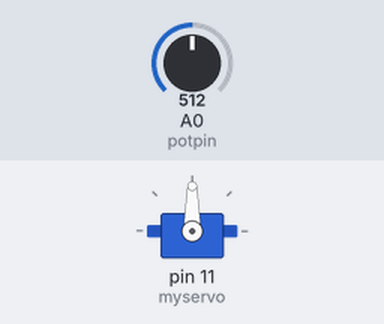
A sketch run on a simulated Arduino Uno, built with avr-gcc and run on an emulated ATmega328P. Shown: servo. The test bench sets the inputs (shaded band); at power-on: A0 (potpin) = 512.

Above: at 1.2 s.
1.3 s: A0 (potpin) set to 716
At 2.5 s:
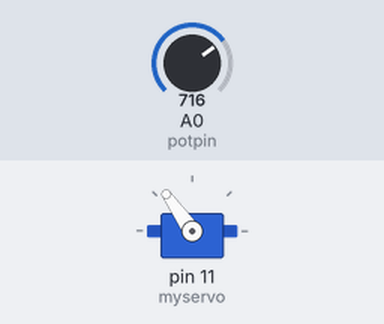
2.8 s: A0 (potpin) set to 900
At 3.5 s:
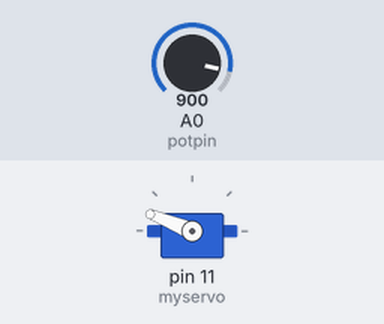
4.3 s: A0 (potpin) set to 1023
At 5.0 s:
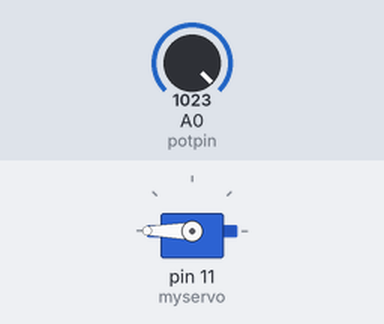
5.8 s: A0 (potpin) set to 306
At 7.0 s:
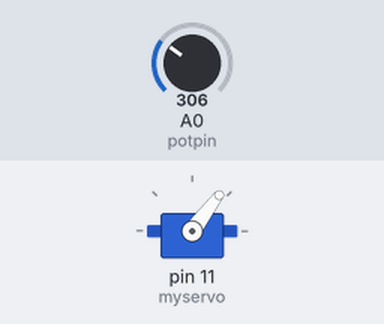
7.3 s: A0 (potpin) set to 122
At 8.5 s:
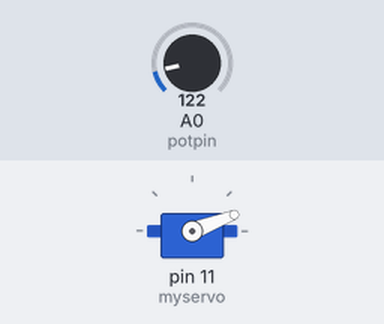
Timing chart, 0 to 9.8 s (numbered marks = the images above; inputs shaded):
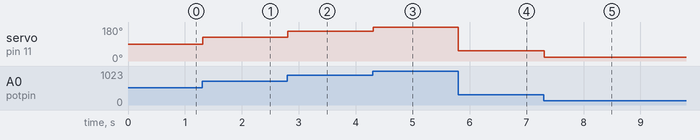

The sketch:

Pr_ctica_Motores.ino
```cpp
#include <Servo.h>

Servo myservo;

int potpin=0, val;

void setup()
{
  myservo.attach(11);
}

void loop()
{
 val=analogRead(potpin);
 val=map(val, 0, 1023, 0, 180);
 myservo.write(val);
 delay(15);
}
```

Measured:
- after the input at 1.3 s, servo on pin 11 (myservo): 90° → 125° at once
- after the input at 2.8 s, servo on pin 11 (myservo): 125° → 158° at once
- after the input at 4.3 s, servo on pin 11 (myservo): 158° → 180° at once
- after the input at 5.8 s, servo on pin 11 (myservo): 180° → 53° at once
- after the input at 7.3 s, servo on pin 11 (myservo): 53° → 21° at once
